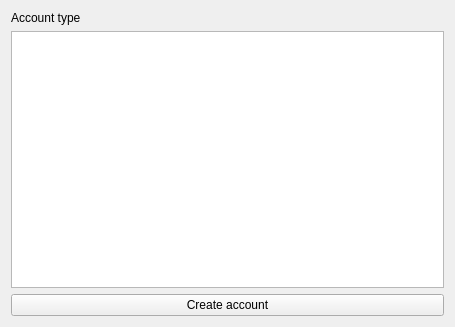
<?xml version="1.0" encoding="UTF-8"?>
<ui version="4.0">
 <class>CreateAccountPage</class>
 <widget class="QWidget" name="CreateAccountPage">
  <property name="geometry">
   <rect>
    <x>0</x>
    <y>0</y>
    <width>455</width>
    <height>327</height>
   </rect>
  </property>
  <property name="windowTitle">
   <string>Create account</string>
  </property>
  <property name="headerText" stdset="0">
   <string>Create new account</string>
  </property>
  <layout class="QVBoxLayout" name="verticalLayout">
   <item>
    <layout class="QVBoxLayout" name="verticalLayout_3">
     <item>
      <widget class="QLabel" name="label">
       <property name="text">
        <string>Account type</string>
       </property>
      </widget>
     </item>
     <item>
      <widget class="QListWidget" name="accountsListWidget"/>
     </item>
    </layout>
   </item>
   <item>
    <widget class="QPushButton" name="createAccountButton">
     <property name="text">
      <string>Create account</string>
     </property>
    </widget>
   </item>
  </layout>
 </widget>
 <resources/>
 <connections/>
</ui>
